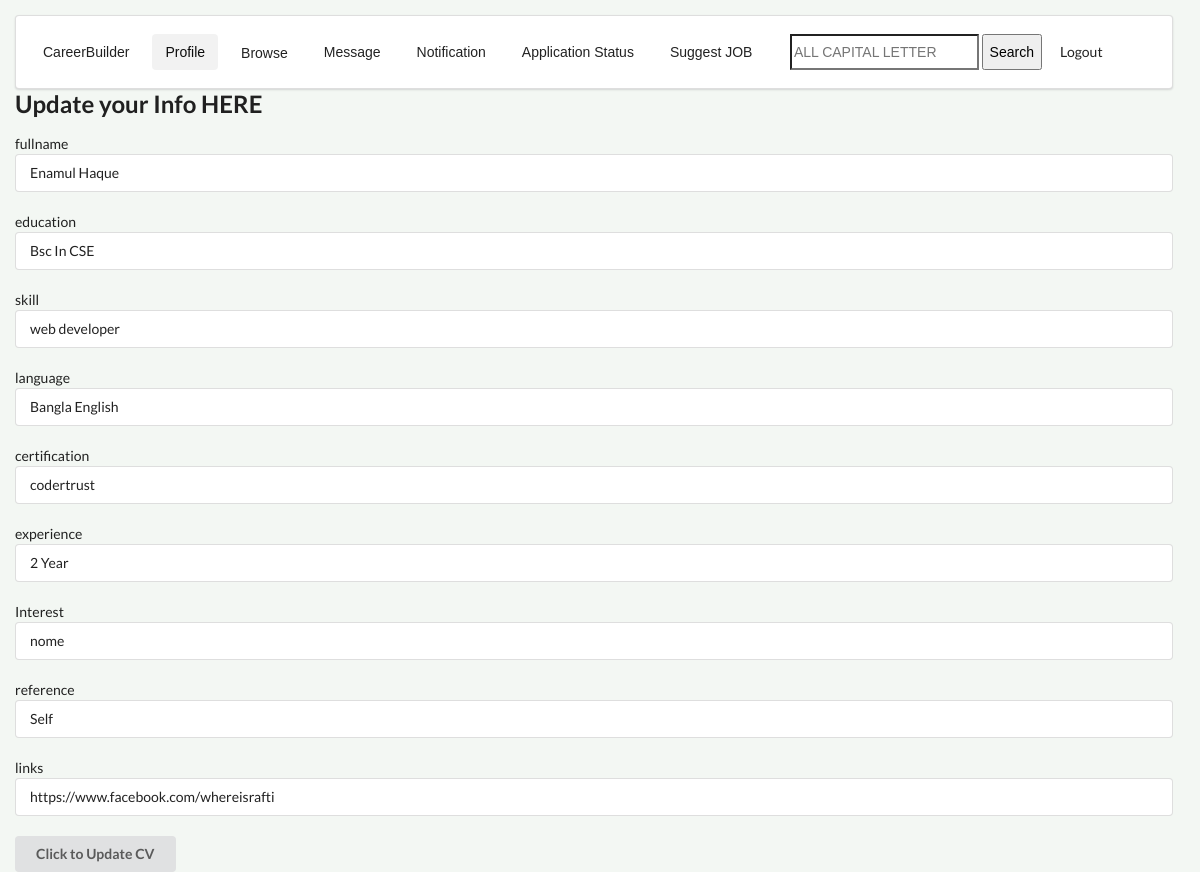
Screenshot of /cvupdate.php (signed in) with the database file from the repository.
### tables this page shows
CREATE TABLE `cv` (
  `fullname` varchar(100) NOT NULL,
  `education` varchar(200) NOT NULL,
  `skills` varchar(200) NOT NULL,
  `language` varchar(200) NOT NULL,
  `certification` varchar(200) NOT NULL,
  `experience` varchar(200) NOT NULL,
  `interest` varchar(100) NOT NULL,
  `reference` varchar(100) NOT NULL,
  `links` varchar(100) NOT NULL,
  `username` varchar(100) NOT NULL
);

### cvupdate.php (the view, shortened to what this page needs)
<?php
  if (
      isset($_SESSION['useremail'])
      &&  !empty($_SESSION['useremail'])
  ) {
  ?>
    <!DOCTYPE html>
    <html>
    <head>
        <?php include "css.php"; ?>
    </head>
    <body>
        <div style="margin: 15px;">
            <div class="navbar">
                <div class="ui segment">
                    <div class="ui secondary  menu">
                        <input class="item" type="button" value="CareerBuilder" onclick="homefn();">
                        <input class="active item" type="button" value="Profile" onclick="profilefn();">
                        <?php include "dropdown.php"; ?>
                        <input class="item" type="button" value="Message" onclick="messagefn();">
                        <input class="item" type="button" value="Notification" onclick="notificationfn();">
                        <input class="item" type="button" value="Application Status" onclick="statusfn();">
                        <input class="item" type="button" value="Suggest JOB" onclick="suggestfn();">
                        <div class="right menu">
                            <div class="item">
                                <div class="ui icon input">
                                    <form action="searchprocess.php" method="POST">
                                        <input type="text" name="pid" id="pid" Placeholder="ALL CAPITAL LETTER">
                                        <input type="submit" value="Search">
                                    </form>
                                    <input class="item" type="button" value="Logout" onclick="logoutfn();">
                                </div>
                            </div>
                        </div>
                    </div>
                </div>
            </div>
            <div>
                <form  class="ui form" method="POST" id="cvupdate">
                    <h2>Update your Info HERE</h2>
                    <?php
                      $conn = new PDO('mysql:host=localhost:3306;dbname=careerbuilder;', 'root', '');
                      $conn->setAttribute(PDO::ATTR_ERRMODE, PDO::ERRMODE_EXCEPTION);
                      $mail = $_SESSION['useremail'];
                      $sqlquerystring = "SELECT * FROM cv WHERE username='$mail'";
                      $returnobj = $conn->query($sqlquerystring);
                      $tabledata = $returnobj->fetchAll();
                      foreach ($tabledata as $row) {
                      ?>
                        <label for="fullname">fullname</label>
                        <input type="text" name="fullname" id="fullname" value="<?php echo $row['fullname']; ?>">
                        <br><br>
                        <label for="education">education</label>
                        <input type="text" name="education" id="education" value="<?php echo $row['education']; ?>">
                        <br><br>
                        <label for="skills">skill</label>
                        <input type="text" name="skills" id="skills" value="<?php echo $row['skills']; ?>">
                        <br><br>
                        <label for="language">language</label>
                        <input type="text" name="language" id="language" value="<?php echo $row['language']; ?>">
                        <br><br>
                        <label for="certification">certification</label>
                        <input type="text" name="certification" id="certification" value="<?php echo $row['certification']; ?>">
                        <br><br>
                        <label for="experience">experience</label>
                        <input type="text" name="experience" id="experience" value="<?php echo $row['experience']; ?>">
                        <br><br>
                        <label for="interest">Interest</label>
                        <input type="text" name="interest" id="interest" value="<?php echo $row['interest']; ?>">
                        <br><br>
                        <label for="reference">reference</label>
                        <input type="text" name="reference" id="reference" value="<?php echo $row['reference']; ?>">
                        <br><br>
                        <label for="links">links</label>
                        <input type="text" name="links" id="links" value="<?php echo $row['links']; ?>">
                        <br><br>
                    <?php
                      }
                      ?>
                    <input type="submit" class="ui button" value="Click to Update CV">
                </form>
            </div>
        </div>
    </body>
    </html>
<?php
  } else {
  ?>
    <script>
        location.assign('login.php')
    </script>
<?php
  }
  ?>

### css.php (style rules this page uses)
body { background-color: rgb(243,247,243); width: 99%; }
.right { float: right; }

### rows the page displays
cv: fullname "Enamul Haque", education "Bsc In CSE", skills "web developer", language "Bangla English", certification "codertrust", experience "2 Year", interest "nome", reference "Self", links "https://www.facebook.com/whereisrafti"
